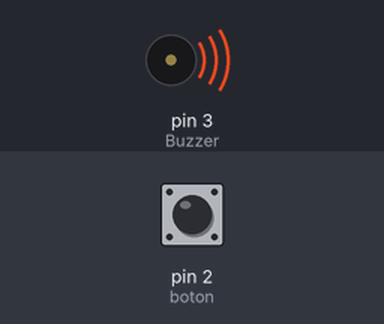
A sketch run on a simulated Arduino Uno, built with avr-gcc and run on an emulated ATmega328P. Shown: buzzer (waves = sounding). The test bench sets the inputs (shaded band); at power-on: pin 2 (boton) LOW.

Above: at 1.2 s.
1.3 s: pin 2 (boton) pulled HIGH for 3.2 s
At 1.7 s:
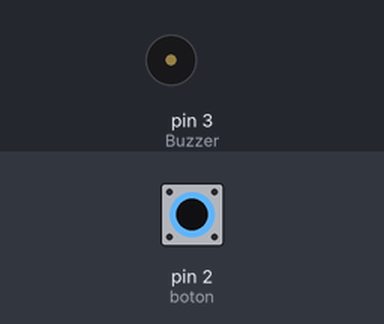
Timing chart, 0 to 12.7 s (numbered marks = the images above; inputs shaded):
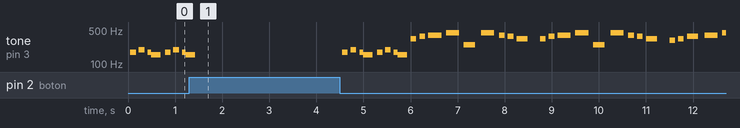

Measured:
- by itself, tone on pin 3 (Buzzer): plays 175 Hz for 0.12 s, 196 Hz for 0.12 s, 175 Hz for 0.08 s, 156 Hz for 0.20 s, 175 Hz for 0.12 s, 196 Hz for 0.12 s … (31 notes in this stretch)

The sketch:

reproductorMusica.ino
```cpp
/* Programa para reproducir una música mediante un buzzer
y para o reproducir la canción mediante un botón*/

#define NOTE_B0  31
#define NOTE_C1  33
#define NOTE_CS1 35
#define NOTE_D1  37
#define NOTE_DS1 39
#define NOTE_E1  41
#define NOTE_F1  44
#define NOTE_FS1 46
#define NOTE_G1  49
#define NOTE_GS1 52
#define NOTE_A1  55
#define NOTE_AS1 58
#define NOTE_B1  62
#define NOTE_C2  65
#define NOTE_CS2 69
#define NOTE_D2  73
#define NOTE_DS2 78
#define NOTE_E2  82
#define NOTE_F2  87
#define NOTE_FS2 93
#define NOTE_G2  98
#define NOTE_GS2 104
#define NOTE_A2  110
#define NOTE_AS2 117
#define NOTE_B2  123
#define NOTE_C3  131
#define NOTE_CS3 139
#define NOTE_D3  147
#define NOTE_DS3 156
#define NOTE_E3  165
#define NOTE_F3  175
#define NOTE_FS3 185
#define NOTE_G3  196
#define NOTE_GS3 208
#define NOTE_A3  220
#define NOTE_AS3 233
#define NOTE_B3  247
#define NOTE_C4  262
#define NOTE_CS4 277
#define NOTE_D4  294
#define NOTE_DS4 311
#define NOTE_E4  330
#define NOTE_F4  349
#define NOTE_FS4 370
#define NOTE_G4  392
#define NOTE_GS4 415
#define NOTE_A4  440
#define NOTE_AS4 466
#define NOTE_B4  494
#define NOTE_C5  523
#define NOTE_CS5 554
#define NOTE_D5  587
#define NOTE_DS5 622
#define NOTE_E5  659
#define NOTE_F5  698
#define NOTE_FS5 740
#define NOTE_G5  784
#define NOTE_GS5 831
#define NOTE_A5  880
#define NOTE_AS5 932
#define NOTE_B5  988
#define NOTE_C6  1047
#define NOTE_CS6 1109
#define NOTE_D6  1175
#define NOTE_DS6 1245
#define NOTE_E6  1319
#define NOTE_F6  1397
#define NOTE_FS6 1480
#define NOTE_G6  1568
#define NOTE_GS6 1661
#define NOTE_A6  1760
#define NOTE_AS6 1865
#define NOTE_B6  1976
#define NOTE_C7  2093
#define NOTE_CS7 2217
#define NOTE_D7  2349
#define NOTE_DS7 2489
#define NOTE_E7  2637
#define NOTE_F7  2794
#define NOTE_FS7 2960
#define NOTE_G7  3136
#define NOTE_GS7 3322
#define NOTE_A7  3520
#define NOTE_AS7 3729
#define NOTE_B7  3951
#define NOTE_C8  4186
#define NOTE_CS8 4435
#define NOTE_D8  4699
#define NOTE_DS8 4978

#define buzzer 3 // Pin del buzzer
#define boton 2 // Boton

// Star Wars
int starwars_melody[] = {
NOTE_F3, NOTE_G3, NOTE_F3, NOTE_DS3, NOTE_D3, NOTE_F3, NOTE_G3, NOTE_F3, NOTE_DS3, NOTE_D3, NOTE_F3, NOTE_G3, NOTE_F3, NOTE_DS3, NOTE_D3, NOTE_F3, NOTE_G3, NOTE_F3, NOTE_DS3, NOTE_D3, NOTE_E4, NOTE_FS4, NOTE_G4, NOTE_A4, NOTE_B3, NOTE_A4, NOTE_G4, NOTE_FS4, NOTE_E4, 0, NOTE_E4, NOTE_FS4, NOTE_G4, NOTE_A4, NOTE_B3, NOTE_A4, NOTE_G4, NOTE_FS4, NOTE_E4, 0, NOTE_DS4, NOTE_E4, NOTE_FS4, NOTE_G4, NOTE_A4, NOTE_B4, NOTE_A4, NOTE_G4, NOTE_FS4, 0, NOTE_DS4, NOTE_E4, NOTE_FS4, NOTE_G4, NOTE_A4, NOTE_G4, NOTE_FS4, NOTE_E4, NOTE_DS4
};
//Underwolrd tempo
int starwars_tempo[] = {
 8, 8, 16, 16, 8, 8, 8, 16, 16, 8, 8, 8, 16, 16, 8, 8, 8, 16, 16, 8, 8, 8, 4, 4, 4, 4, 8, 8, 4, 4, 8, 8, 4, 4, 4, 4, 8, 8, 4, 4, 8, 8, 4, 4, 4, 4, 8, 8, 4, 4, 8, 8, 4, 4, 4, 4, 8, 8, 1

};

void setup(void)
{
   pinMode(3, OUTPUT); // Buzzer
   pinMode(boton,INPUT); // Boton
}

void loop()
{
  melodia();
}


void melodia(){

     int size = sizeof(starwars_melody) / sizeof(int); // Tamaño de la melodia

     for (int thisNote = 0; thisNote < size; thisNote++) {

       int noteDuration = 1000/starwars_tempo[thisNote];
       buzz(buzzer, starwars_melody[thisNote],noteDuration);

       int pauseBetweenNotes = noteDuration *0.50; // Tiempo entre notas
       delay(pauseBetweenNotes); // Aplicamos el retraso
       buzz(buzzer, 0,noteDuration); // Para la musica

    }

}
void buzz(int targetPin, long frequency, long length) {

  int state=digitalRead(boton); //Detecta si el botón ha pasado a otro estado
  long delayValue = 1000000/frequency/2; // calculate the delay value between transitions
  //// 1 second's worth of microseconds, divided by the frequency, then split in half since
  //// there are two phases to each cycle
  long numCycles = frequency * length/ 1000; // calculate the number of cycles for proper timing
  //// multiply frequency, which is really cycles per second, by the number of seconds to
  //// get the total number of cycles to produce
  while (digitalRead (boton));     // Pulsar boton
  for (long i=0; i < numCycles; i++){ // for the calculated length of time...
    digitalWrite(targetPin,HIGH); // write the buzzer pin high to push out the diaphram
    delayMicroseconds(delayValue); // wait for the calculated delay value
    digitalWrite(targetPin,LOW); // write the buzzer pin low to pull back the diaphram
    delayMicroseconds(delayValue); // wait again or the calculated delay value
  }

}
```
